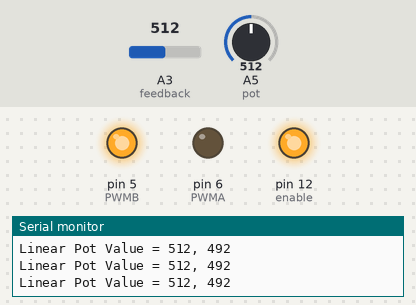
Bench run of a sketch on a simulated Arduino Uno, built with avr-gcc and run on an emulated ATmega328P. Parts: output pins drawn as LEDs (lit = HIGH), the last lines printed to the serial monitor. The test bench sets the inputs (shaded band); at power-on: A5 (pot) = 512, A3 (feedback) = 512.

Above: at 1.2 s.
1.3 s: A5 (pot) set to 646
4.3 s: A5 (pot) set to 671
At 4.9 s:
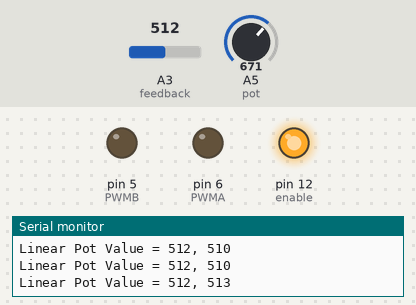
5.8 s: A3 (feedback) set to 484
At 7.0 s:
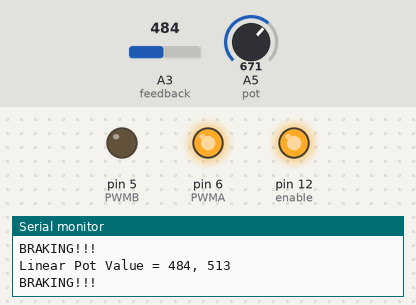
7.3 s: A5 (pot) set to 468
10.3 s: A5 (pot) set to 438
At 10.7 s:
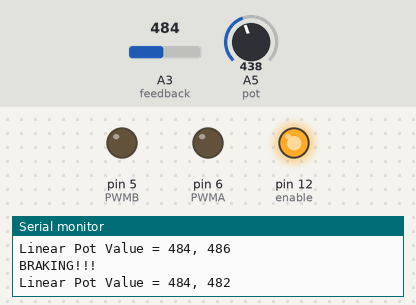
11.8 s: A3 (feedback) set to 0
At 12.9 s:
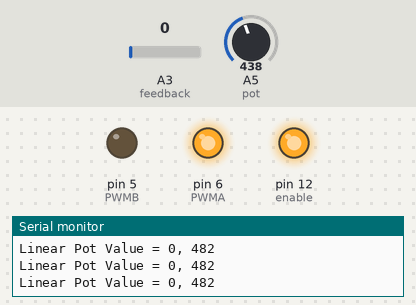
Timing chart, 0 to 14.3 s (numbered marks = the images above; inputs shaded):
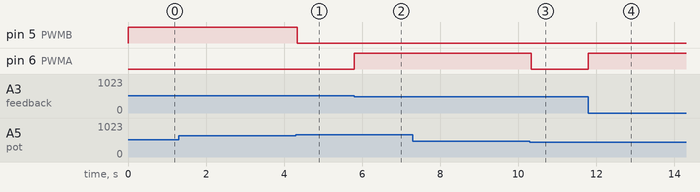

The sketch:

BrakingCode.ino
```cpp
#define pot A5
#define feedback A3
#define maxPos 560
#define minPos 425
#define PWMA 6
#define PWMB 5
#define enable 12
#define numReadings 10

int rawCurrPos = 0;
int currPos = 0;
int rawDest = 0;
int dest = 0;
int diff = 0;
int readings[numReadings];
int readIndex = 0;
int total = 0;


String loc = " ";

void setup() {
  Serial.begin(9600);
  pinMode(feedback, INPUT);
  pinMode(pot, INPUT);
  pinMode(enable, OUTPUT);
  pinMode(PWMA, OUTPUT);
  pinMode(PWMB, OUTPUT);
  digitalWrite(enable, HIGH);
  //pinMode(10, OUTPUT); //Writing an output to send to gas pedal to release when brake is engaged
  //digitalWrite(10, LOW);

}

void loop() {
  //digitalWrite(10,LOW);

  int potValue = analogRead(pot);
  //Serial.println(potValue);
  potValue = map(potValue, 0, 1023, minPos, maxPos);
  int linPotValue = analogRead(feedback);


  if (linPotValue < potValue + 10 && linPotValue > potValue - 10) {
    loc = "In Range";
    //Serial.println(loc);
  }

  if (linPotValue > potValue + 10 || linPotValue < potValue - 10) {
    loc = "Not in Range";
    //Serial.println(loc);
  }


  while (linPotValue > potValue && loc == "Not in Range") {
    pushActuator();

    potValue = analogRead(pot);
    potValue = map(potValue, 0, 1023, minPos, maxPos);
    linPotValue = analogRead(feedback);

    Serial.println("Linear Pot Value = " + String(linPotValue) + ", " + String(potValue));
    if (linPotValue <= potValue) {
      stopActuator();
      loc = "In Range";
    }
  }


  while (linPotValue < potValue && loc == "Not in Range") {
    pullActuator();

    if (linPotValue > minPos) {
      digitalWrite(10, HIGH);
      Serial.println("BRAKING!!!");
    }

    potValue = analogRead(pot);
    potValue = map(potValue, 0, 1023, minPos, maxPos);
    linPotValue = analogRead(feedback);

    Serial.println("Linear Pot Value = " + String(linPotValue) + ", " + String(potValue));
    if (linPotValue >= potValue) {
      stopActuator();
      loc = "In Range";
    }

  }
}

void stopActuator() {
  analogWrite(PWMA, 0);
  analogWrite(PWMB, 0);
}

void pushActuator() {
  analogWrite(PWMB, 255);
  analogWrite(PWMA, 0);
}

void pullActuator() {
  analogWrite(PWMB, 0);
  analogWrite(PWMA, 255);
}
```

Measured:
- the behaviour switches between 659 and 660 on A5 (pot) (found by bisection; images 0 and 1)
- the behaviour switches between 503 and 502 on A3 (feedback) (found by bisection; images 1 and 2)
- the behaviour switches between 455 and 454 on A5 (pot) (found by bisection; images 2 and 3)
- after the input at 4.3 s, pin 5 (PWMB): HIGH → LOW at once
- after the input at 5.8 s, pin 6 (PWMA): LOW → HIGH at once
- after the input at 10.3 s, pin 6 (PWMA): HIGH → LOW at once
- after the input at 11.8 s, pin 6 (PWMA): LOW → HIGH at once
